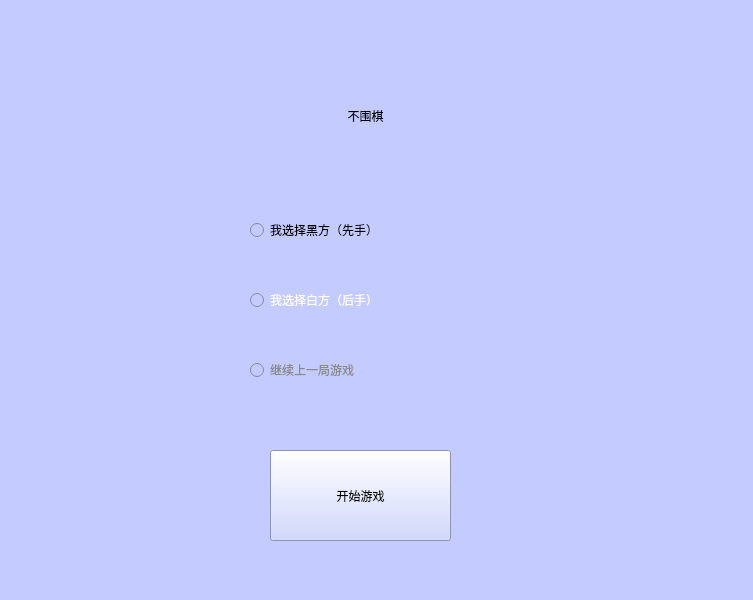
<?xml version="1.0" encoding="UTF-8"?>
<ui version="4.0">
 <class>MainWindow</class>
 <widget class="QMainWindow" name="MainWindow">
  <property name="geometry">
   <rect>
    <x>0</x>
    <y>0</y>
    <width>753</width>
    <height>600</height>
   </rect>
  </property>
  <property name="windowTitle">
   <string>Welcome to nogo</string>
  </property>
  <property name="styleSheet">
   <string notr="true">background-color: rgb(196, 204, 255);</string>
  </property>
  <widget class="QWidget" name="centralwidget">
   <widget class="QPushButton" name="pushButton">
    <property name="geometry">
     <rect>
      <x>270</x>
      <y>450</y>
      <width>181</width>
      <height>91</height>
     </rect>
    </property>
    <property name="styleSheet">
     <string notr="true">font: 16pt &quot;华文行楷&quot;;
</string>
    </property>
    <property name="text">
     <string>开始游戏</string>
    </property>
    <property name="flat">
     <bool>false</bool>
    </property>
   </widget>
   <widget class="QRadioButton" name="radioButton_2">
    <property name="geometry">
     <rect>
      <x>250</x>
      <y>250</y>
      <width>400</width>
      <height>100</height>
     </rect>
    </property>
    <property name="styleSheet">
     <string notr="true">font: 11pt &quot;楷体&quot;;
color: rgb(255, 255, 255);</string>
    </property>
    <property name="text">
     <string>我选择白方（后手）</string>
    </property>
   </widget>
   <widget class="QRadioButton" name="radioButton">
    <property name="geometry">
     <rect>
      <x>250</x>
      <y>180</y>
      <width>400</width>
      <height>100</height>
     </rect>
    </property>
    <property name="styleSheet">
     <string notr="true">font: 11pt &quot;楷体&quot;;</string>
    </property>
    <property name="text">
     <string>我选择黑方（先手）</string>
    </property>
   </widget>
   <widget class="QRadioButton" name="radioButton_3">
    <property name="geometry">
     <rect>
      <x>250</x>
      <y>320</y>
      <width>400</width>
      <height>100</height>
     </rect>
    </property>
    <property name="styleSheet">
     <string notr="true">font: 11pt &quot;楷体&quot;;
color: rgb(138, 138, 138);</string>
    </property>
    <property name="text">
     <string>继续上一局游戏</string>
    </property>
   </widget>
   <widget class="QLabel" name="label">
    <property name="geometry">
     <rect>
      <x>250</x>
      <y>80</y>
      <width>231</width>
      <height>71</height>
     </rect>
    </property>
    <property name="styleSheet">
     <string notr="true">font: 36pt &quot;华文行楷&quot;;</string>
    </property>
    <property name="text">
     <string>不围棋</string>
    </property>
    <property name="alignment">
     <set>Qt::AlignCenter</set>
    </property>
   </widget>
  </widget>
  <widget class="QStatusBar" name="statusbar"/>
 </widget>
 <resources/>
 <connections/>
</ui>
